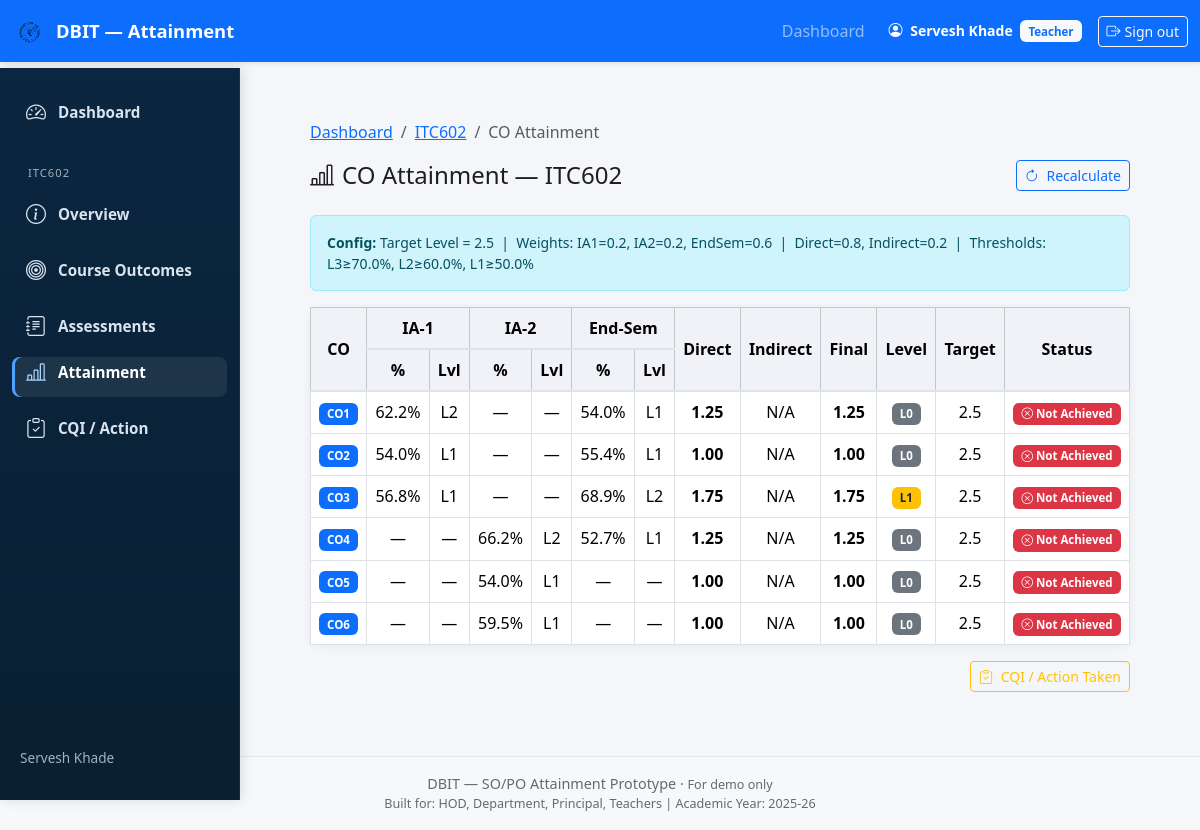
The app's page /teacher/course/2/attainment/ (signed in) with its own data.
### attainment/models.py (models this page shows, shortened)
class UserProfile(models.Model):
    user = models.OneToOneField(User, on_delete=models.CASCADE, related_name="profile")
    role = models.CharField(max_length=10, choices=Role.choices, default=Role.TEACHER)
    department = models.ForeignKey(
        "Department", on_delete=models.SET_NULL,
        null=True, blank=True, related_name="user_profiles"
    )
    deleted_at = models.DateTimeField(null=True, blank=True)

class Course(models.Model):
    code = models.CharField(max_length=20)
    name = models.CharField(max_length=200)
    department = models.ForeignKey(
        Department, on_delete=models.CASCADE, related_name="courses"
    )
    academic_year = models.ForeignKey(
        AcademicYear, on_delete=models.CASCADE, null=True, blank=True
    )
    semester = models.ForeignKey(
        Semester, on_delete=models.CASCADE,
        null=True, blank=True, related_name="courses"
    )
    program = models.ForeignKey(
        Program, on_delete=models.CASCADE,
        null=True, blank=True, related_name="courses"
    )

class GlobalConfig(models.Model):
    co_target_percent = models.FloatField(default=60.0)
    co_target_marks_percent = models.FloatField(default=60.0)
    direct_weightage = models.FloatField(default=0.8)
    indirect_weightage = models.FloatField(default=0.2)
    ia1_weightage = models.FloatField(default=0.2)
    ia2_weightage = models.FloatField(default=0.2)
    end_sem_weightage = models.FloatField(default=0.6)
    po_target_level = models.FloatField(default=2.5)
    level3_threshold = models.FloatField(default=70.0)
    level2_threshold = models.FloatField(default=60.0)
    level1_threshold = models.FloatField(default=50.0)
    updated_at = models.DateTimeField(auto_now=True)

class CourseOutcome(models.Model):
    course = models.ForeignKey(
        Course, on_delete=models.CASCADE, related_name="outcomes"
    )
    code = models.CharField(max_length=10)
    description = models.TextField()
    bloom_levels = models.JSONField(default=list, blank=True)
    expected_proficiency = models.FloatField(default=60.0)
    attainment_target = models.FloatField(default=70.0)

### attainment/teacher_views.py (the view)
@login_required
@role_required('TEACHER')
@teacher_owns_course
def co_attainment_results(request, course_id, course=None):
    cfg = _get_config()
    cos = CourseOutcome.objects.filter(course=course).order_by("code")
    results = []
    for co in cos:
        att = COAttainment.objects.filter(course_outcome=co).first()
        survey = COSurveyAggregate.objects.filter(course_outcome=co).first()
        ia1_pct = att.ia1_level if att else None
        ia2_pct = att.ia2_level if att else None
        end_pct = att.end_sem_level if att else None
        def _pct_lvl(pct):
            if pct is None:
                return "—", "—"
            from attainment.utils.attainment_engine import _percent_to_level
            lvl = _percent_to_level(pct, cfg)
            return f"{pct:.1f}%", lvl.replace("LEVEL_", "L")
        ia1_str, ia1_lvl = _pct_lvl(ia1_pct)
        ia2_str, ia2_lvl = _pct_lvl(ia2_pct)
        end_str, end_lvl = _pct_lvl(end_pct)
        direct = att.direct_score if att else None
        indirect = att.indirect_score if att else None
        final = att.final_score if att else None
        level = att.level if att else None
        target = cfg.po_target_level
        achieved = final >= target if final is not None else False
        results.append({
            "co": co,
            "ia1_pct": ia1_str,
            "ia1_lvl": ia1_lvl,
            "ia2_pct": ia2_str,
            "ia2_lvl": ia2_lvl,
            "end_pct": end_str,
            "end_lvl": end_lvl,
            "direct": f"{direct:.2f}" if direct is not None else "—",
            "indirect": f"{indirect:.2f}" if indirect is not None else "N/A",
            "final": f"{final:.2f}" if final is not None else "—",
            "level": (level or "—").replace("LEVEL_", "L"),
            "target": f"{target:.1f}",
            "achieved": achieved,
        })
    context = {
        "course": course,
        "results": results,
        "config": cfg,
    }
    return render(request, "teacher/attainment_results.html", context)

### templates/teacher/attainment_results.html (shortened to what this page needs)
{% extends "base.html" %}
{% block sidebar %}{% include "components/sidebar_teacher.html" %}{% endblock %}
{% block content %}
<div class="container-main-offset">
<div class="container py-4">
  <nav aria-label="breadcrumb" class="mb-3">
    <ol class="breadcrumb">
      <li class="breadcrumb-item"><a href="{% url 'teacher_dashboard' %}">Dashboard</a></li>
      <li class="breadcrumb-item"><a href="{% url 'course_overview' course.id %}">{{ course.code }}</a></li>
      <li class="breadcrumb-item active">CO Attainment</li>
    </ol>
  </nav>
  <div class="d-flex justify-content-between align-items-center mb-4">
    <h4 class="mb-0"><i class="bi bi-bar-chart-line me-2"></i>CO Attainment — {{ course.code }}</h4>
    <a href="{% url 'recalculate_attainment' course.id %}" class="btn btn-outline-primary btn-sm">
      <i class="bi bi-arrow-clockwise me-1"></i> Recalculate
    </a>
  </div>
  <div class="alert alert-info small">
    <strong>Config:</strong>
    Target Level = {{ config.po_target_level }} &nbsp;|&nbsp;
    Weights: IA1={{ config.ia1_weightage }}, IA2={{ config.ia2_weightage }}, EndSem={{ config.end_sem_weightage }} &nbsp;|&nbsp;
    Direct={{ config.direct_weightage }}, Indirect={{ config.indirect_weightage }} &nbsp;|&nbsp;
    Thresholds: L3≥{{ config.level3_threshold }}%, L2≥{{ config.level2_threshold }}%, L1≥{{ config.level1_threshold }}%
  </div>
  <div class="card">
    <div class="card-body p-0" style="overflow-x:auto">
      <table class="table table-bordered table-hover mb-0 text-center">
        <thead class="table-light">
          <tr>
            <th rowspan="2" class="align-middle">CO</th>
            <th colspan="2">IA-1</th>
            <th colspan="2">IA-2</th>
            <th colspan="2">End-Sem</th>
            <th rowspan="2" class="align-middle">Direct</th>
            <th rowspan="2" class="align-middle">Indirect</th>
            <th rowspan="2" class="align-middle">Final</th>
            <th rowspan="2" class="align-middle">Level</th>
            <th rowspan="2" class="align-middle">Target</th>
            <th rowspan="2" class="align-middle">Status</th>
          </tr>
          <tr>
            <th>%</th><th>Lvl</th>
            <th>%</th><th>Lvl</th>
            <th>%</th><th>Lvl</th>
          </tr>
        </thead>
        <tbody>
          {% for r in results %}
          <tr>
            <td class="fw-semibold text-start"><span class="badge bg-primary">{{ r.co.code }}</span></td>
            <td>{{ r.ia1_pct }}</td>
            <td>{{ r.ia1_lvl }}</td>
            <td>{{ r.ia2_pct }}</td>
            <td>{{ r.ia2_lvl }}</td>
            <td>{{ r.end_pct }}</td>
            <td>{{ r.end_lvl }}</td>
            <td class="fw-semibold">{{ r.direct }}</td>
            <td>{{ r.indirect }}</td>
            <td class="fw-bold">{{ r.final }}</td>
            <td><span class="badge {% if r.level == 'L3' %}bg-success{% elif r.level == 'L2' %}bg-info{% elif r.level == 'L1' %}bg-warning text-dark{% else %}bg-secondary{% endif %}">{{ r.level }}</span></td>
            <td>{{ r.target }}</td>
            <td>
              {% if r.achieved %}
                <span class="badge bg-success"><i class="bi bi-check-circle"></i> Achieved</span>
              {% else %}
                <span class="badge bg-danger"><i class="bi bi-x-circle"></i> Not Achieved</span>
              {% endif %}
            </td>
          </tr>
          {% empty %}
          <tr><td colspan="13" class="text-muted py-3">No attainment data yet. Upload marks and questions first.</td></tr>
          {% endfor %}
        </tbody>
      </table>
    </div>
  </div>
  {% if results %}
  <div class="mt-3 text-end">
    <a href="{% url 'cqi_list' course.id %}" class="btn btn-outline-warning btn-sm">
      <i class="bi bi-clipboard-check me-1"></i> CQI / Action Taken
    </a>
  </div>
  {% endif %}
</div>
</div>
{% endblock %}

### templates/base.html (shortened to what this page needs)
{% load static %}
<!doctype html>
<html lang="en">
	<head>
		<link
			href="https://cdn.jsdelivr.net/npm/bootstrap@5.3.2/dist/css/bootstrap.min.css"
			rel="stylesheet"
		/>
		<link
			href="https://cdn.jsdelivr.net/npm/bootstrap-icons@1.11.3/font/bootstrap-icons.css"
			rel="stylesheet"
		/>
		<link rel="stylesheet" href="{% static 'css/styles.css' %}" />
	</head>
	<body>
		<nav
			class="navbar navbar-expand-lg navbar-dark bg-primary fixed-top shadow-sm"
		>
			<div class="container-fluid">
				<a class="navbar-brand d-flex align-items-center" href="/">
					<img
						src="{% static 'images/logo.svg' %}"
						alt="logo"
						width="36"
						height="36"
						class="me-2 rounded"
					/>
					<span>DBIT — Attainment</span>
				</a>
				<div class="collapse navbar-collapse" id="topNav">
					<ul class="navbar-nav ms-auto mb-2 mb-lg-0">
						{% if user.is_authenticated %}
							{% if user.profile.role == 'ADMIN' %}
								<li class="nav-item"><a class="nav-link" href="{% url 'admin_dashboard' %}">Dashboard</a></li>
								<li class="nav-item"><a class="nav-link" href="{% url 'admin_academic_years' %}">Academic Years</a></li>
								<li class="nav-item"><a class="nav-link" href="{% url 'admin_courses' %}">Courses</a></li>
								<li class="nav-item"><a class="nav-link" href="{% url 'admin_users' %}">Users</a></li>
								<li class="nav-item"><a class="nav-link" href="{% url 'attainment_report' %}">Reports</a></li>
							{% elif user.profile.role == 'TEACHER' %}
								<li class="nav-item"><a class="nav-link" href="{% url 'teacher_dashboard' %}">Dashboard</a></li>
							{% endif %}
						{% else %}
							<li class="nav-item"><a class="nav-link" href="{% url 'login' %}">Sign in</a></li>
						{% endif %}
					</ul>
					<div class="d-flex align-items-center ms-3">
						{% if user.is_authenticated %}
							<div class="text-white me-2 small">
								<i class="bi bi-person-circle me-1"></i>
								<strong>{{ user.get_full_name|default:user.username }}</strong>
								{% if user.profile %}
									<span class="badge bg-light text-primary ms-1">{{ user.profile.get_role_display }}</span>
								{% endif %}
							</div>
							<a class="btn btn-outline-light btn-sm ms-2" href="{% url 'logout' %}">
								<i class="bi bi-box-arrow-right me-1"></i>Sign out
							</a>
						{% else %}
							<a class="btn btn-outline-light btn-sm ms-2" href="{% url 'login' %}">
								<i class="bi bi-box-arrow-in-right me-1"></i>Sign in
							</a>
						{% endif %}
					</div>
				</div>
			</div>
		</nav>
		<main class="container-fluid">
			<div class="row g-0">
				<div class="col-auto">{% block sidebar %}{% endblock %}</div>
				<div class="col">
					<div class="container py-4">
						<div class="main-content">
							{% block content %}{% endblock %}
						</div>
					</div>
				</div>
			</div>
		</main>
		<footer
			class="bg-light text-center text-muted py-3 border-top mt-auto app-footer"
		>
			<div class="container">
				<div>
					DBIT — SO/PO Attainment Prototype &middot;
					<small>For demo only</small>
				</div>
				<div class="small">
					Built for: HOD, Department, Principal, Teachers | Academic Year:
					<span id="footer-year">2025-26</span>
				</div>
			</div>
		</footer>
	</body>
</html>

### templates/components/sidebar_teacher.html
<nav class="sidebar d-flex flex-column">
	<ul class="nav">
		<li class="nav-item">
			<a class="nav-link {% if request.resolver_match.url_name == 'teacher_dashboard' %}active{% endif %}" href="{% url 'teacher_dashboard' %}">
				<i class="bi bi-speedometer2"></i>
				<span class="label">Dashboard</span>
			</a>
		</li>
		{% if course %}
		<li class="nav-item mt-3">
			<small class="text-uppercase px-3" style="color:var(--sidebar-text-muted);font-size:.7rem;letter-spacing:1px;">{{ course.code }}</small>
		</li>
		<li class="nav-item">
			<a class="nav-link {% if request.resolver_match.url_name == 'course_overview' %}active{% endif %}" href="{% url 'course_overview' course.id %}">
				<i class="bi bi-info-circle"></i>
				<span class="label">Overview</span>
			</a>
		</li>
		<li class="nav-item">
			<a class="nav-link {% if request.resolver_match.url_name == 'manage_cos' %}active{% endif %}" href="{% url 'manage_cos' course.id %}">
				<i class="bi bi-bullseye"></i>
				<span class="label">Course Outcomes</span>
			</a>
		</li>
		<li class="nav-item">
			<a class="nav-link {% if 'assessment' in request.resolver_match.url_name %}active{% endif %}" href="{% url 'manage_assessments' course.id %}">
				<i class="bi bi-journal-text"></i>
				<span class="label">Assessments</span>
			</a>
		</li>
		<li class="nav-item">
			<a class="nav-link {% if request.resolver_match.url_name == 'co_attainment_results' %}active{% endif %}" href="{% url 'co_attainment_results' course.id %}">
				<i class="bi bi-bar-chart-line"></i>
				<span class="label">Attainment</span>
			</a>
		</li>
		<li class="nav-item">
			<a class="nav-link {% if request.resolver_match.url_name == 'cqi_list' %}active{% endif %}" href="{% url 'cqi_list' course.id %}">
				<i class="bi bi-clipboard-check"></i>
				<span class="label">CQI / Action</span>
			</a>
		</li>
		{% endif %}
	</ul>
	<div class="sidebar-footer small mt-auto">
		{% if request.user.is_authenticated %}
			{{ request.user.get_full_name|default:request.user.username }}
		{% else %}
			Guest
		{% endif %}
	</div>
</nav>

### records on screen
Course: code "ITC602"
GlobalConfig: po_target_level "2.5", ia1_weightage "0.2", ia2_weightage "0.2", end_sem_weightage "0.6", direct_weightage "0.8", indirect_weightage "0.2", level3_threshold "70.0", level2_threshold "60.0", level1_threshold "50.0"
CourseOutcome: co.code "CO1"
CourseOutcome: co.code "CO2"
CourseOutcome: co.code "CO3"
CourseOutcome: co.code "CO4"
CourseOutcome: co.code "CO5"
CourseOutcome: co.code "CO6"

### other values on screen
{{ user.get_full_name|default:user.username }} "Servesh Khade"
{{ user.profile.get_role_display }} "Teacher"
{{ request.user.get_full_name|default:request.user.username }} "Servesh Khade"
{{ r.ia1_pct }} "62.2%" "54.0%" "56.8%" "—" "—" "—"
{{ r.ia1_lvl }} "L2" "L1" "L1" "—" "—" "—"
{{ r.ia2_pct }} "—" "—" "—" "66.2%" "54.0%" "59.5%"
{{ r.ia2_lvl }} "—" "—" "—" "L2" "L1" "L1"
{{ r.end_pct }} "54.0%" "55.4%" "68.9%" "52.7%" "—" "—"
{{ r.end_lvl }} "L1" "L1" "L2" "L1" "—" "—"
{{ r.direct }} "1.25" "1.00" "1.75" "1.25" "1.00" "1.00"
{{ r.indirect }} "N/A" "N/A" "N/A" "N/A" "N/A" "N/A"
{{ r.final }} "1.25" "1.00" "1.75" "1.25" "1.00" "1.00"
{{ r.level }} "L0" "L0" "L1" "L0" "L0" "L0"
{{ r.target }} "2.5" "2.5" "2.5" "2.5" "2.5" "2.5"
